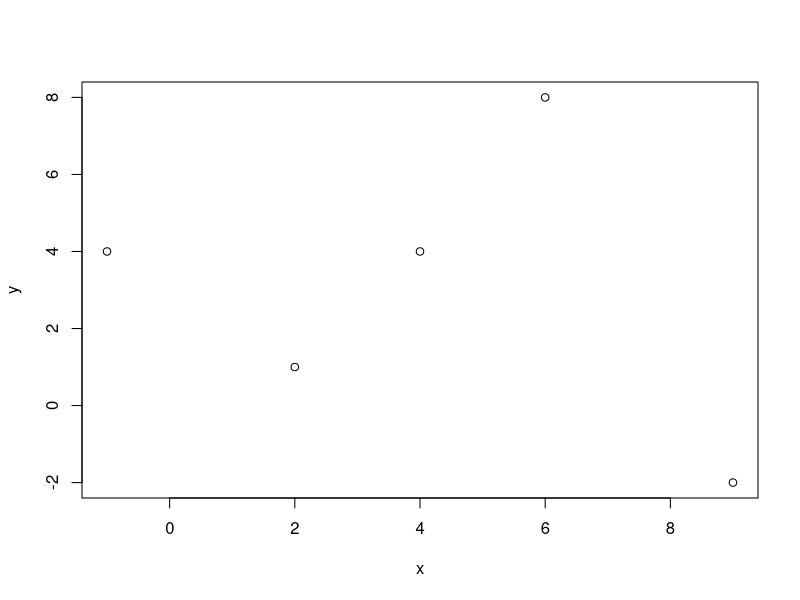
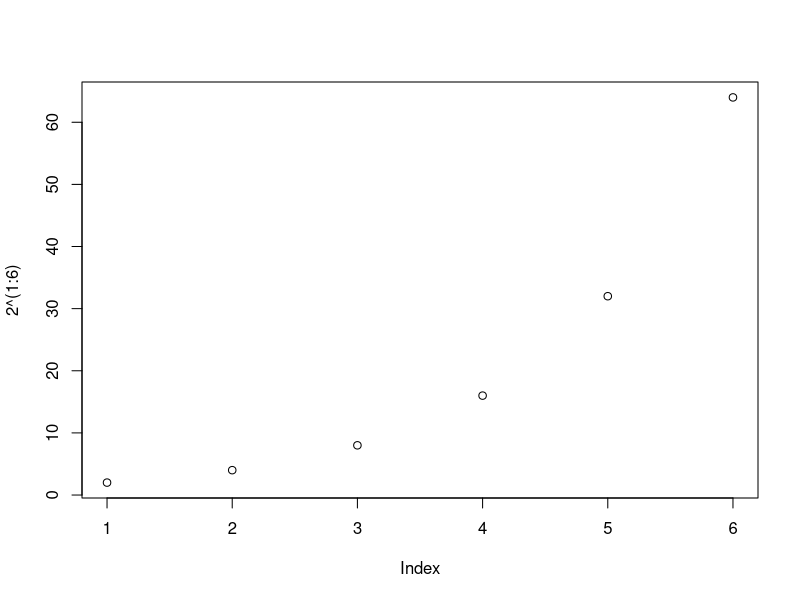
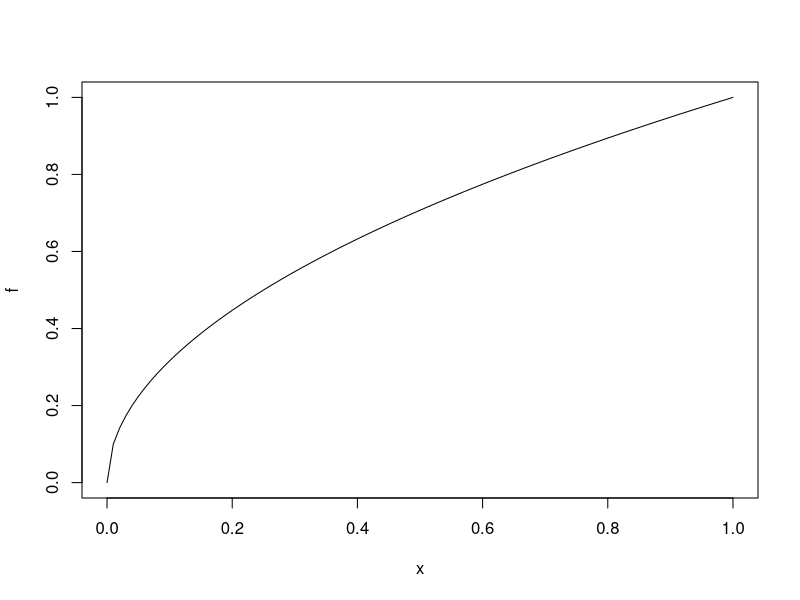
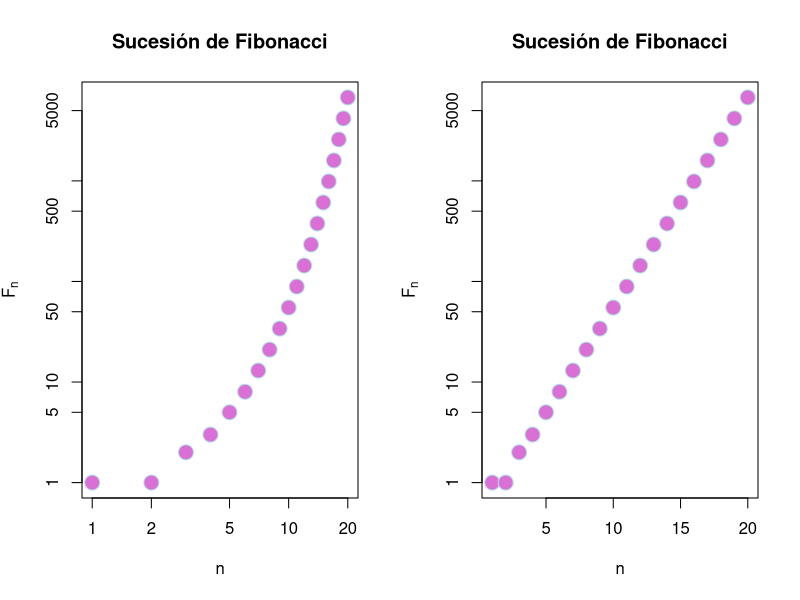
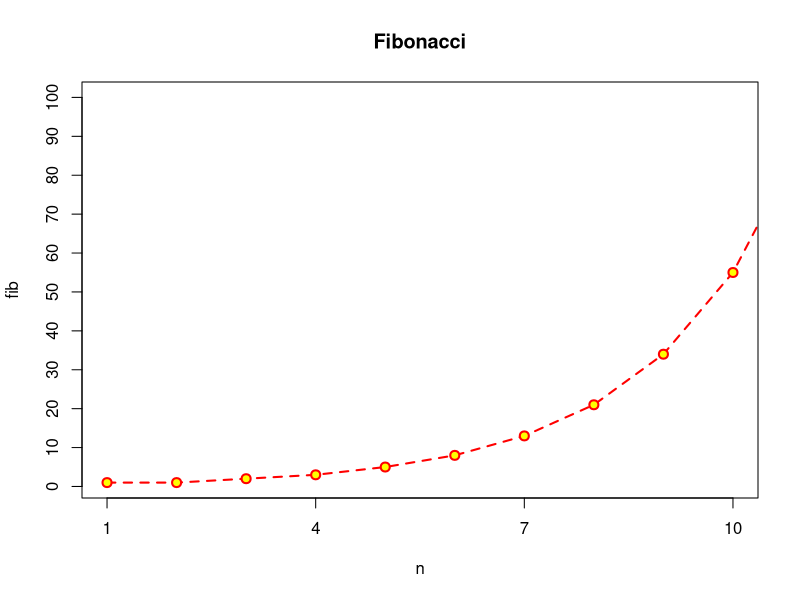
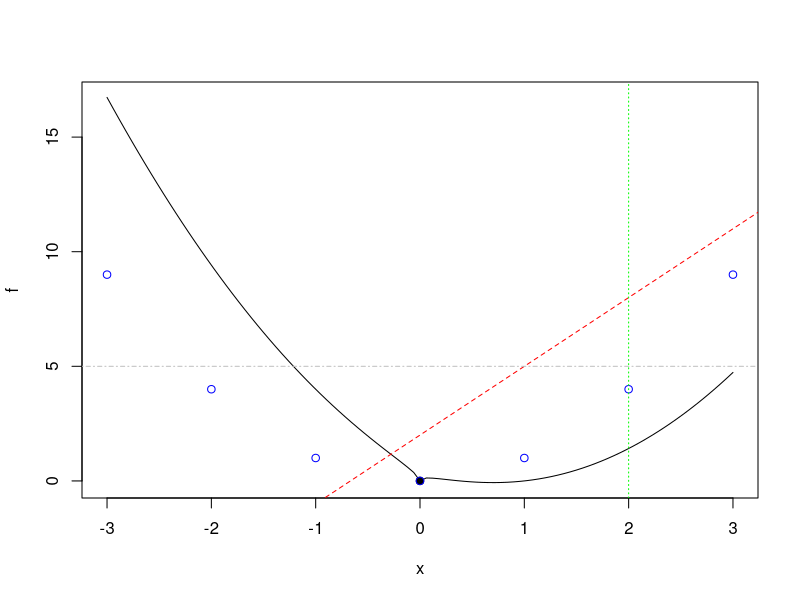
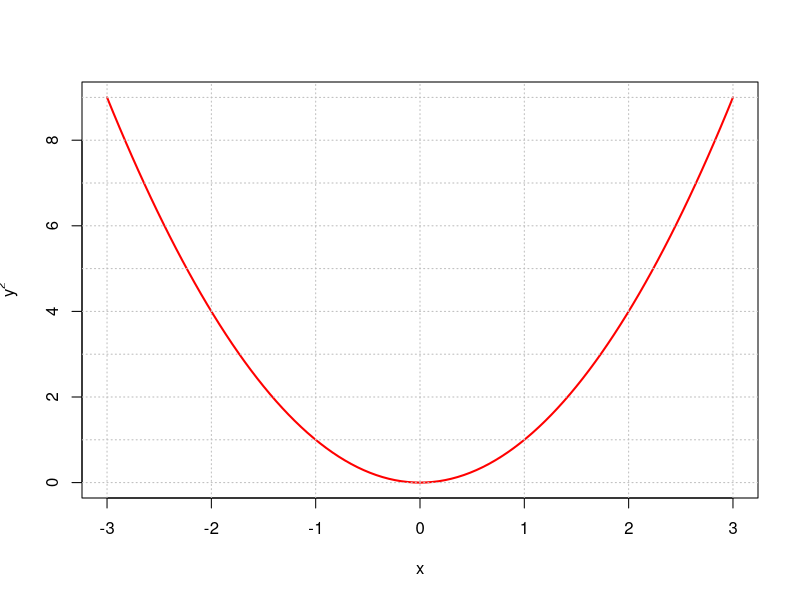
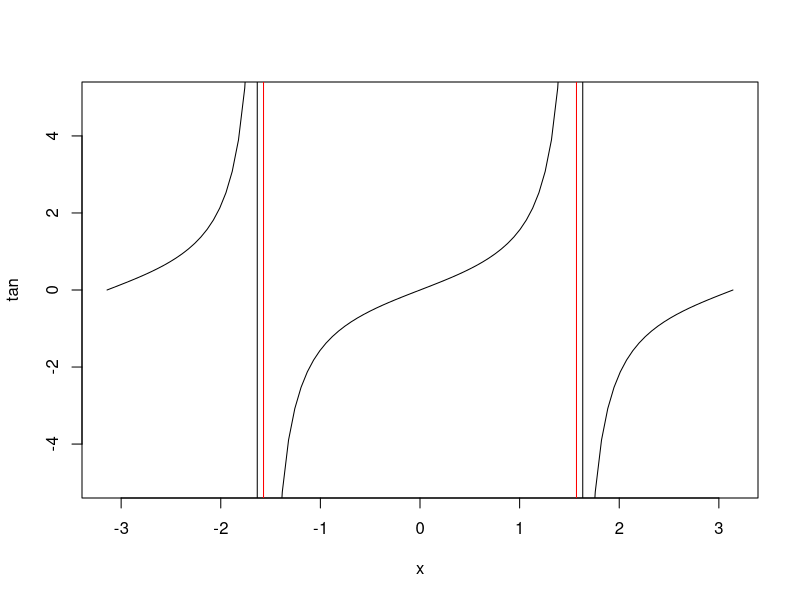

The R source for these figures, in order:
## ---- chunk 1
knitr::opts_chunk$set(echo = TRUE)
## ---- chunk 2
x = c(2,6,4,9,-1)
y = c(1,8,4,-2,4)
plot(x,y)
## ---- chunk 3
plot(2^(1:6))
## ---- chunk 4
f <- function(x){ sqrt(x) }
plot(f)
## ---- chunk 5
n = 1:20
fib = (1/sqrt(5))*((1+sqrt(5))/2)^n - (1/sqrt(5))*((1-sqrt(5))/2)^n
fib
par(mfrow = c(1,2))
plot(fib, xlab = "n", ylab = expression(F[n]),
     main = "Sucesión de Fibonacci", pch = 21, cex = 2,
     col = "powderblue", bg = "orchid", log = "xy")

plot(fib, xlab = "n", ylab = expression(F[n]),
     main = "Sucesión de Fibonacci", pch = 21, cex = 2,
     col = "powderblue", bg = "orchid", log = "y")
par(mfrow = c(1,1))
## ---- chunk 6
plot(n, fib, pch = 21, col = "red", bg = "yellow", cex = 1.2, 
     main = "Fibonacci",
     type = "o", lty = "dashed", lwd = 2, 
     xlim = c(1,10), ylim = c(1, 100),
     xaxp = c(1,10,3), yaxp = c(0,100, 10))
## ---- chunk 7
f <- function(x){
  x^2 -2*x + sqrt(abs(x))
}
plot(f, xlim = c(-3,3))
points(0,0, pch = 19)
points(-3:3, (-3:3)^2, col = "blue")
abline(2,3, lty = "dashed", col = "red")
abline(v = 2, lty = "dotted", col = "green")
abline(h = 5, lty = "dotdash", col = "gray")
## ---- chunk 8
f <- function(x){x^2}
plot(f, xlim = c(-3,3), col = "red", lwd = 2, ylab = expression(y^2), xlab = "x")
abline(h=0:9, v = -3:3, lty="dotted", col = "grey")
## ---- chunk 9
plot(tan, xlim = c(-pi, pi), ylim = c(-5,5))
abline(v = c(-pi/2, pi/2), col = "red")
## ---- chunk 10
plot(0,0)
text(0,0, labels = "debajo", pos = 1)
text(0,0, labels = "izquierda", pos = 2)
text(0,0, labels = "arriba", pos = 3)
text(0,0, labels = "derecha", pos = 4)
points(0,1)
text(0,1, labels = "centro")
## ---- chunk 11
f <- function(x){x^2}
plot(f, xlim = c(-3,3), ylim = c(-10,10))
points(-3:3, f(-3:3), pch = 19)
lines(-3:3, f(-3:3), lwd = 2, lty = "dotted", col = "red")
curve(x^3, lty = "dashed", col = "blue", add = TRUE)
curve(x^4, lty = "dashed", col = "orangered", add=TRUE)
legend("bottomright", 
       legend = c(expression(x^2), expression(x^3), expression(x^4)), 
       lwd = 2, 
       col = c("red", "blue", "orangered"), 
       lty = c("dotted", "dashed", "dashed")
       )
